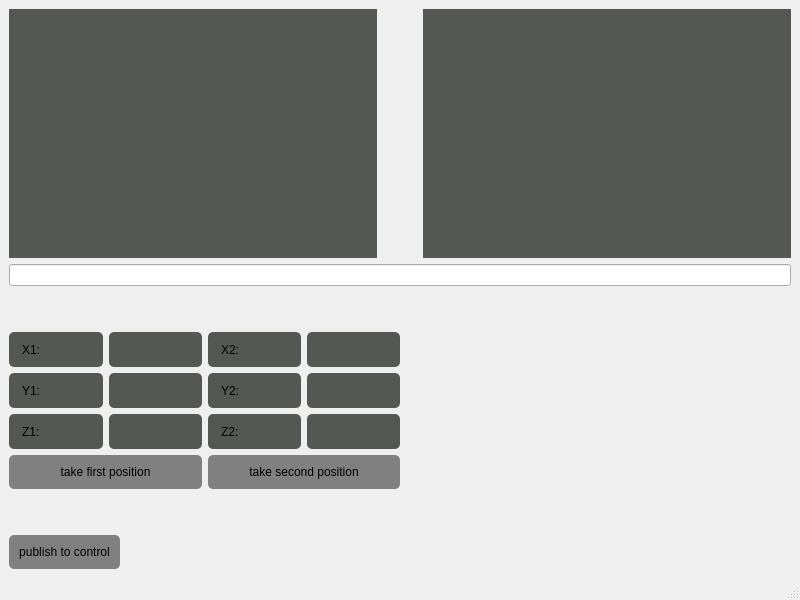
<?xml version="1.0" encoding="UTF-8"?>
<ui version="4.0">
 <class>MainWindow4</class>
 <widget class="QMainWindow" name="MainWindow4">
  <property name="geometry">
   <rect>
    <x>0</x>
    <y>0</y>
    <width>800</width>
    <height>600</height>
   </rect>
  </property>
  <property name="windowTitle">
   <string>MainWindow</string>
  </property>
  <widget class="QWidget" name="centralwidget">
   <layout class="QVBoxLayout" name="verticalLayout_6">
    <item>
     <layout class="QVBoxLayout" name="verticalLayout_5">
      <item>
       <layout class="QVBoxLayout" name="verticalLayout_2">
        <item>
         <layout class="QHBoxLayout" name="horizontalLayout">
          <item>
           <widget class="MainWindow4::CustomLabel" name="label">
            <property name="styleSheet">
             <string notr="true">background-color: rgb(85, 87, 83);</string>
            </property>
            <property name="text">
             <string/>
            </property>
           </widget>
          </item>
          <item>
           <spacer name="horizontalSpacer">
            <property name="orientation">
             <enum>Qt::Horizontal</enum>
            </property>
            <property name="sizeType">
             <enum>QSizePolicy::Fixed</enum>
            </property>
            <property name="sizeHint" stdset="0">
             <size>
              <width>40</width>
              <height>20</height>
             </size>
            </property>
           </spacer>
          </item>
          <item>
           <widget class="QLabel" name="label_2">
            <property name="styleSheet">
             <string notr="true">background-color: rgb(85, 87, 83);</string>
            </property>
            <property name="text">
             <string/>
            </property>
           </widget>
          </item>
         </layout>
        </item>
        <item>
         <widget class="QLineEdit" name="lineEdit"/>
        </item>
       </layout>
      </item>
      <item>
       <layout class="QHBoxLayout" name="horizontalLayout_10">
        <item>
         <layout class="QVBoxLayout" name="verticalLayout_3">
          <item>
           <spacer name="verticalSpacer_2">
            <property name="orientation">
             <enum>Qt::Vertical</enum>
            </property>
            <property name="sizeType">
             <enum>QSizePolicy::Fixed</enum>
            </property>
            <property name="sizeHint" stdset="0">
             <size>
              <width>20</width>
              <height>40</height>
             </size>
            </property>
           </spacer>
          </item>
          <item>
           <layout class="QHBoxLayout" name="horizontalLayout_8">
            <item>
             <layout class="QVBoxLayout" name="verticalLayout">
              <item>
               <layout class="QHBoxLayout" name="horizontalLayout_2">
                <item>
                 <widget class="QLabel" name="label_9">
                  <property name="styleSheet">
                   <string notr="true">QLabel{
background-color: rgb(85, 87, 83);
color: rgb(0, 0, 0);
border-width: 2px;
border-radius: 5px;
padding: 10px;
}</string>
                  </property>
                  <property name="text">
                   <string>X1: </string>
                  </property>
                 </widget>
                </item>
                <item>
                 <widget class="QLabel" name="label_6">
                  <property name="styleSheet">
                   <string notr="true">QLabel{
background-color: rgb(85, 87, 83);
color: rgb(0, 0, 0);
border-width: 2px;
border-radius: 5px;
padding: 10px;
}</string>
                  </property>
                  <property name="text">
                   <string/>
                  </property>
                 </widget>
                </item>
               </layout>
              </item>
              <item>
               <layout class="QHBoxLayout" name="horizontalLayout_6">
                <item>
                 <widget class="QLabel" name="label_11">
                  <property name="styleSheet">
                   <string notr="true">QLabel{
background-color: rgb(85, 87, 83);
color: rgb(0, 0, 0);
border-width: 2px;
border-radius: 5px;
padding: 10px;
}</string>
                  </property>
                  <property name="text">
                   <string>Y1: </string>
                  </property>
                 </widget>
                </item>
                <item>
                 <widget class="QLabel" name="label_7">
                  <property name="styleSheet">
                   <string notr="true">QLabel{
background-color: rgb(85, 87, 83);
color: rgb(0, 0, 0);
border-width: 2px;
border-radius: 5px;
padding: 10px;
}</string>
                  </property>
                  <property name="text">
                   <string/>
                  </property>
                 </widget>
                </item>
               </layout>
              </item>
              <item>
               <layout class="QHBoxLayout" name="horizontalLayout_7">
                <item>
                 <widget class="QLabel" name="label_10">
                  <property name="styleSheet">
                   <string notr="true">QLabel{
background-color: rgb(85, 87, 83);
color: rgb(0, 0, 0);
border-width: 2px;
border-radius: 5px;
padding: 10px;
}</string>
                  </property>
                  <property name="text">
                   <string>Z1: </string>
                  </property>
                 </widget>
                </item>
                <item>
                 <widget class="QLabel" name="label_8">
                  <property name="styleSheet">
                   <string notr="true">QLabel{
background-color: rgb(85, 87, 83);
color: rgb(0, 0, 0);
border-width: 2px;
border-radius: 5px;
padding: 10px;
}</string>
                  </property>
                  <property name="text">
                   <string/>
                  </property>
                 </widget>
                </item>
               </layout>
              </item>
             </layout>
            </item>
            <item>
             <layout class="QVBoxLayout" name="verticalLayout_4">
              <item>
               <layout class="QHBoxLayout" name="horizontalLayout_3">
                <item>
                 <widget class="QLabel" name="label_15">
                  <property name="styleSheet">
                   <string notr="true">QLabel{
background-color: rgb(85, 87, 83);
color: rgb(0, 0, 0);
border-width: 2px;
border-radius: 5px;
padding: 10px;
}</string>
                  </property>
                  <property name="text">
                   <string>X2: </string>
                  </property>
                 </widget>
                </item>
                <item>
                 <widget class="QLabel" name="label_16">
                  <property name="styleSheet">
                   <string notr="true">QLabel{
background-color: rgb(85, 87, 83);
color: rgb(0, 0, 0);
border-width: 2px;
border-radius: 5px;
padding: 10px;
}</string>
                  </property>
                  <property name="text">
                   <string/>
                  </property>
                 </widget>
                </item>
               </layout>
              </item>
              <item>
               <layout class="QHBoxLayout" name="horizontalLayout_4">
                <item>
                 <widget class="QLabel" name="label_21">
                  <property name="styleSheet">
                   <string notr="true">QLabel{
background-color: rgb(85, 87, 83);
color: rgb(0, 0, 0);
border-width: 2px;
border-radius: 5px;
padding: 10px;
}</string>
                  </property>
                  <property name="text">
                   <string>Y2: </string>
                  </property>
                 </widget>
                </item>
                <item>
                 <widget class="QLabel" name="label_23">
                  <property name="styleSheet">
                   <string notr="true">QLabel{
background-color: rgb(85, 87, 83);
color: rgb(0, 0, 0);
border-width: 2px;
border-radius: 5px;
padding: 10px;
}</string>
                  </property>
                  <property name="text">
                   <string/>
                  </property>
                 </widget>
                </item>
               </layout>
              </item>
              <item>
               <layout class="QHBoxLayout" name="horizontalLayout_5">
                <item>
                 <widget class="QLabel" name="label_27">
                  <property name="styleSheet">
                   <string notr="true">QLabel{
background-color: rgb(85, 87, 83);
color: rgb(0, 0, 0);
border-width: 2px;
border-radius: 5px;
padding: 10px;
}</string>
                  </property>
                  <property name="text">
                   <string>Z2:</string>
                  </property>
                 </widget>
                </item>
                <item>
                 <widget class="QLabel" name="label_22">
                  <property name="styleSheet">
                   <string notr="true">QLabel{
background-color: rgb(85, 87, 83);
color: rgb(0, 0, 0);
border-width: 2px;
border-radius: 5px;
padding: 10px;
}</string>
                  </property>
                  <property name="text">
                   <string/>
                  </property>
                 </widget>
                </item>
               </layout>
              </item>
             </layout>
            </item>
           </layout>
          </item>
          <item>
           <layout class="QHBoxLayout" name="horizontalLayout_11">
            <item>
             <widget class="QPushButton" name="take_first">
              <property name="styleSheet">
               <string notr="true">QPushButton {
border-width: 2px;
border-style: outset;
border-color:#8E3B35;
    background-color: #808080; /* Cornflower blue */
    color: #000000; /* White */
    border: none;
    border-radius: 5px;
    padding: 10px;}

QPushButton:hover {
    background-color:#8E3B35;
    border-style: inset;
}</string>
              </property>
              <property name="text">
               <string>take first position</string>
              </property>
             </widget>
            </item>
            <item>
             <widget class="QPushButton" name="take_second">
              <property name="styleSheet">
               <string notr="true">QPushButton {
border-width: 2px;
border-style: outset;
border-color:#8E3B35;
    background-color: #808080; /* Cornflower blue */
    color: #000000; /* White */
    border: none;
    border-radius: 5px;
    padding: 10px;}

QPushButton:hover {
    background-color:#8E3B35;
    border-style: inset;
}</string>
              </property>
              <property name="text">
               <string>take second position</string>
              </property>
             </widget>
            </item>
           </layout>
          </item>
          <item>
           <spacer name="verticalSpacer">
            <property name="orientation">
             <enum>Qt::Vertical</enum>
            </property>
            <property name="sizeType">
             <enum>QSizePolicy::Fixed</enum>
            </property>
            <property name="sizeHint" stdset="0">
             <size>
              <width>20</width>
              <height>40</height>
             </size>
            </property>
           </spacer>
          </item>
          <item>
           <layout class="QHBoxLayout" name="horizontalLayout_9">
            <item>
             <widget class="QPushButton" name="pushButton_2">
              <property name="styleSheet">
               <string notr="true">QPushButton {
border-width: 2px;
border-style: outset;
border-color:#8E3B35;
    background-color: #808080; /* Cornflower blue */
    color: #000000; /* White */
    border: none;
    border-radius: 5px;
    padding: 10px;}

QPushButton:hover {
    background-color:#8E3B35;
    border-style: inset;
}</string>
              </property>
              <property name="text">
               <string>publish to control</string>
              </property>
             </widget>
            </item>
            <item>
             <spacer name="horizontalSpacer_2">
              <property name="orientation">
               <enum>Qt::Horizontal</enum>
              </property>
              <property name="sizeHint" stdset="0">
               <size>
                <width>40</width>
                <height>20</height>
               </size>
              </property>
             </spacer>
            </item>
           </layout>
          </item>
         </layout>
        </item>
        <item>
         <spacer name="horizontalSpacer_3">
          <property name="orientation">
           <enum>Qt::Horizontal</enum>
          </property>
          <property name="sizeHint" stdset="0">
           <size>
            <width>40</width>
            <height>20</height>
           </size>
          </property>
         </spacer>
        </item>
       </layout>
      </item>
     </layout>
    </item>
   </layout>
  </widget>
  <widget class="QMenuBar" name="menubar">
   <property name="geometry">
    <rect>
     <x>0</x>
     <y>0</y>
     <width>800</width>
     <height>22</height>
    </rect>
   </property>
  </widget>
  <widget class="QStatusBar" name="statusbar"/>
 </widget>
 <customwidgets>
  <customwidget>
   <class>MainWindow4::CustomLabel</class>
   <extends>QLabel</extends>
   <header location="global">mainwindow4.h</header>
  </customwidget>
 </customwidgets>
 <resources/>
 <connections/>
</ui>
